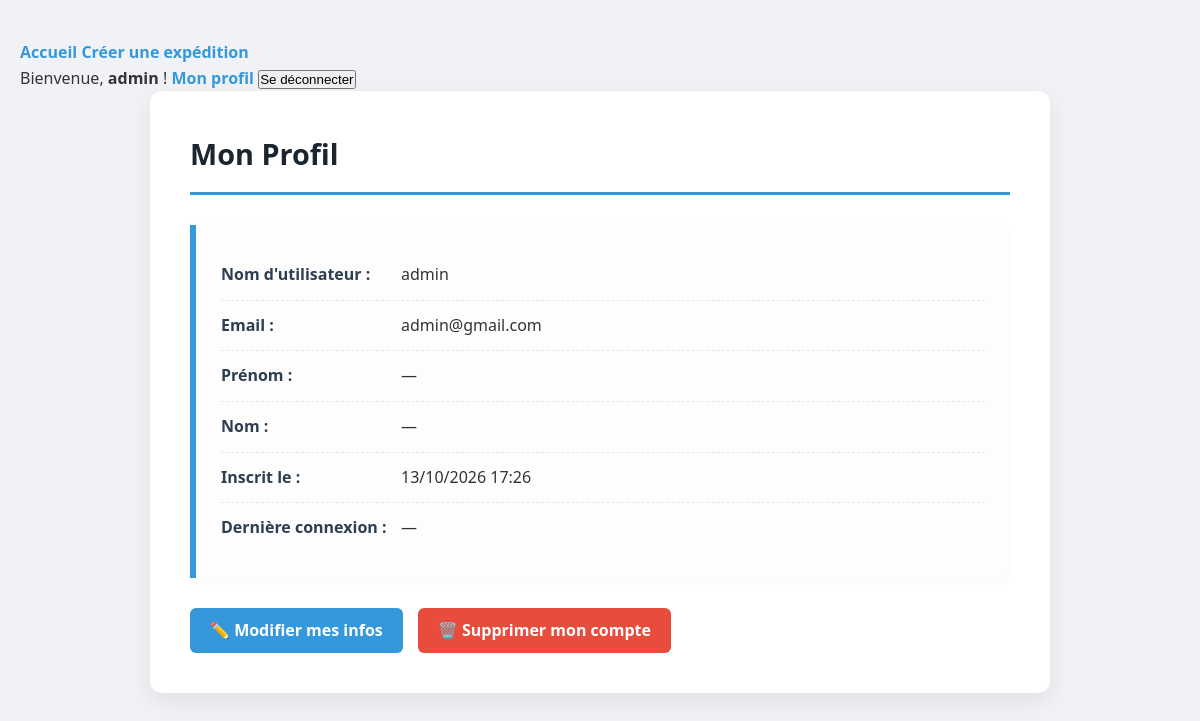
Page /profile/ (signed in) on the earlier database version.
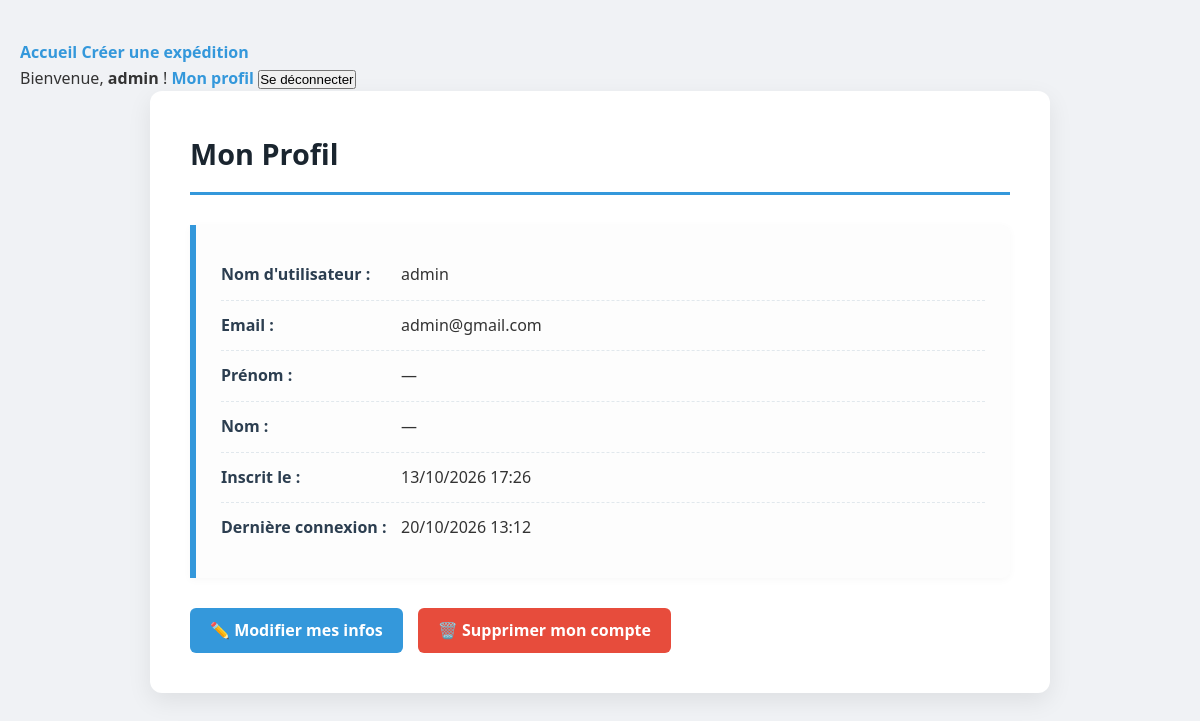
Same page on the later database version.
### EntrepriseApp/models.py (models this page shows, shortened)
class Utilisateur(AbstractUser):
    ROLE_CHOICES = [
        ('admin', 'Admin'),
        ('c', 'Chargeur'),
        ('t', 'Transporteur'),
    ]
    user_id = models.CharField(
        primary_key=True,
        max_length=8,
        validators=[user_id_validator],
        editable=False,
    )
    email = models.EmailField(unique=True)
    telephone = models.CharField(max_length=15, blank=True, null=True)
    role = models.CharField(max_length=5, choices=ROLE_CHOICES, default='c')
    created_at = models.DateTimeField(auto_now_add=True)
    updated_at = models.DateTimeField(auto_now=True)

### EntrepriseApp/views.py (the view)
# urls.py: path('profile/', views.ProfileView.as_view(), name='profile'),
class ProfileView(LoginRequiredMixin, TemplateView):
    template_name = 'offre/profile.html'
    def get_context_data(self, **kwargs):
        context = super().get_context_data(**kwargs)
        context['profile_user'] = self.request.user
        return context

### templates/offre/profile.html (shortened to what this page needs)
{% extends 'offre/base.html' %}
{% load static %}
{% block content %}
<div class="container">
    <h1>Mon Profil</h1>
    <div class="detail-card">
        <ul>
            <li><strong>Nom d'utilisateur :</strong> {{ profile_user.username }}</li>
            <li><strong>Email :</strong> {{ profile_user.email|default:"—" }}</li>
            <li><strong>Prénom :</strong> {{ profile_user.first_name|default:"—" }}</li>
            <li><strong>Nom :</strong> {{ profile_user.last_name|default:"—" }}</li>
            <li><strong>Inscrit le :</strong> {{ profile_user.date_joined|date:"d/m/Y H:i" }}</li>
            <li><strong>Dernière connexion :</strong> {{ profile_user.last_login|date:"d/m/Y H:i"|default:"—" }}</li>
        </ul>
    </div>
    <div class="form-actions">
        <a href="{% url 'profile_edit' %}" class="btn">✏️ Modifier mes infos</a>
        <a href="{% url 'profile_delete' %}" class="btn btn-danger">🗑️ Supprimer mon compte</a>
    </div>
</div>
{% endblock %}

### templates/offre/base.html (shortened to what this page needs)
{% load static %}
<!DOCTYPE html>
<html lang="fr">
<head>
    <link rel="stylesheet" href="{% static 'css/style.css' %}">
</head>
<body>
    <nav class="navbar">
        <div class="navbar-left">
            <a href="{% url 'Expedition:liste_expedition' %}"> Accueil</a>
            <a href="{% url 'Expedition:create_expedition' %}"> Créer une expédition</a>
        </div>
        <div class="navbar-right">
            {% if user.is_authenticated %}
                <span>Bienvenue, <strong>{{ user.username }}</strong> !</span>
                <a href="{% url 'profile' %}"> Mon profil</a>
                <form method="post" action="{% url 'logout' %}" style="display:inline;">
                    <button type="submit" class="link-button">Se déconnecter</button>
                </form>
            {% else %}
                <a href="{% url 'login' %}">Se connecter</a>
                <a href="{% url 'register' %}">S'inscrire</a>
            {% endif %}
        </div>
    </nav>
    {% block content %}{% endblock %}
</body>
</html>

### ExpeditionApp/static/css/style.css (style rules this page uses)
* { box-sizing: border-box; margin: 0; padding: 0; }
body { font-family: 'Segoe UI', Tahoma, Geneva, Verdana, sans-serif; background-color: #f0f2f5; color: #333; line-height: 1.6; padding: 40px 20px; }
.container { max-width: 900px; margin: 0 auto; background: #ffffff; padding: 40px; border-radius: 12px; box-shadow: 0 8px 24px rgba(0, 0, 0, 0.08); }
h1 { color: #1a252f; border-bottom: 3px solid #3498db; padding-bottom: 15px; margin-bottom: 30px; font-size: 1.8rem; }
a { color: #3498db; text-decoration: none; font-weight: 600; transition: color 0.2s ease; }
.btn { display: inline-block; padding: 10px 20px; background-color: #3498db; color: #ffffff !important; border-radius: 6px; text-decoration: none !important; font-weight: 600; border: none; cursor: pointer; transition: background 0.2s ease, transform 0.1s ease; font-size: 1rem; }
.btn-danger { background-color: #e74c3c; }
.detail-card { background: #fdfdfd; padding: 25px; border-left: 6px solid #3498db; border-radius: 0 8px 8px 0; box-shadow: 0 2px 8px rgba(0,0,0,0.03); margin-bottom: 30px; }
.detail-card ul { list-style: none; }
.detail-card li { padding: 12px 0; border-bottom: 1px dashed #e1e8ed; display: flex; align-items: center; }
.detail-card li:last-child { border-bottom: none; }
.detail-card strong { color: #2c3e50; width: 180px; display: inline-block; font-weight: 600; }
.form-actions { margin-top: 30px; display: flex; gap: 15px; align-items: center; }

Differences in the rows shown:
changed Utilisateur "admin": last_login "—" → "20/10/2026 13:12"
